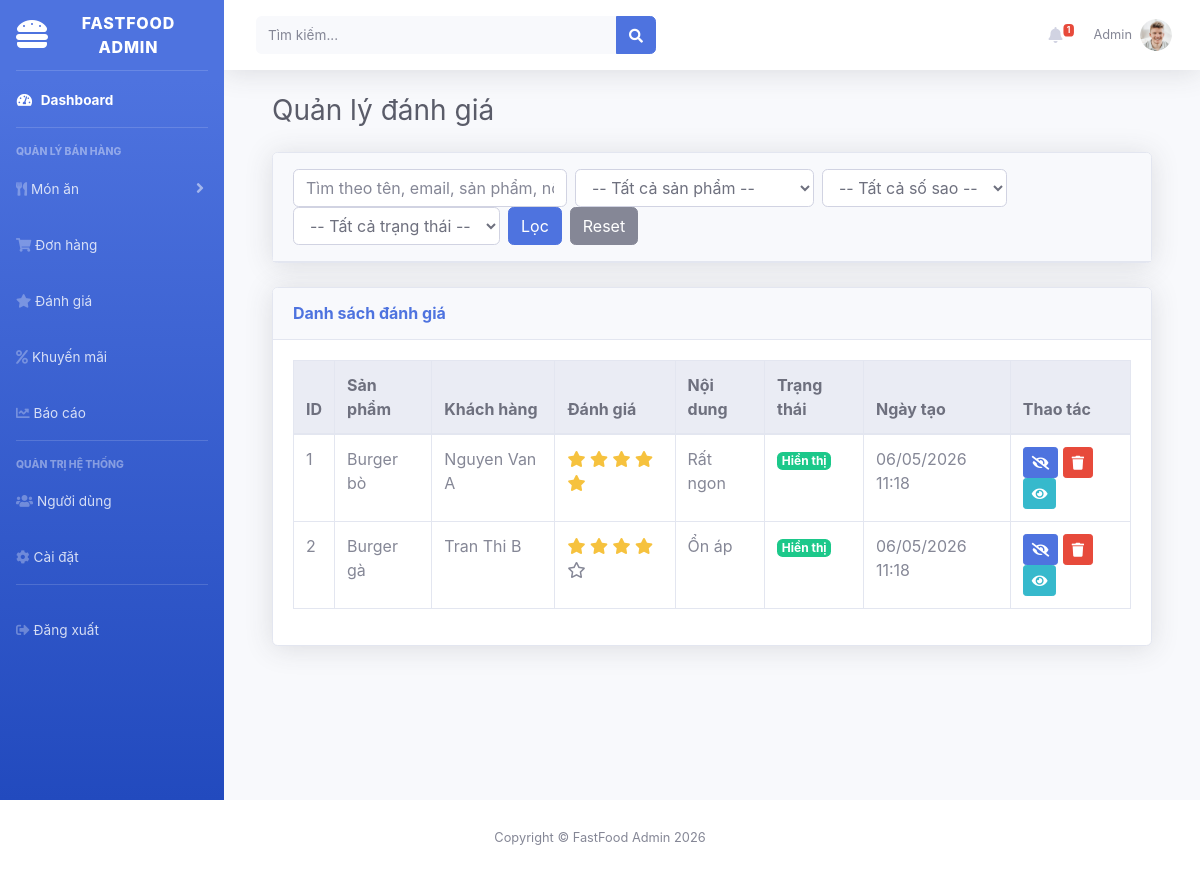
The app's page /admin.php?url=reviews (signed in) with its own data.
### tables this page shows
CREATE TABLE reviews (
    id BIGINT UNSIGNED AUTO_INCREMENT PRIMARY KEY,
    customer_id BIGINT UNSIGNED,
    product_id BIGINT UNSIGNED,
    rating INT,
    comment TEXT,
    images TEXT NULL,
    likes INT DEFAULT 0,
    status TINYINT DEFAULT 1,
    created_at TIMESTAMP NULL,
    updated_at TIMESTAMP NULL,
    FOREIGN KEY (customer_id) REFERENCES customers(id),
    FOREIGN KEY (product_id) REFERENCES products(id)
);

CREATE TABLE products (
    id BIGINT UNSIGNED AUTO_INCREMENT PRIMARY KEY,
    category_id BIGINT UNSIGNED,
    name VARCHAR(150),
    slug VARCHAR(180) UNIQUE,
    description TEXT,
    base_price DECIMAL(12,2),
    image VARCHAR(255),
    is_featured TINYINT DEFAULT 0,
    status TINYINT DEFAULT 1,
    created_at TIMESTAMP NULL,
    updated_at TIMESTAMP NULL,
    FOREIGN KEY (category_id) REFERENCES categories(id)
);

CREATE TABLE customers (
    id BIGINT UNSIGNED AUTO_INCREMENT PRIMARY KEY,
    user_id BIGINT UNSIGNED UNIQUE,
    full_name VARCHAR(100),
    phone VARCHAR(20),
    email VARCHAR(100),
    address TEXT,
    gender ENUM('male','female','other'),
    birthday DATE,
    created_at TIMESTAMP NULL,
    updated_at TIMESTAMP NULL,
    FOREIGN KEY (user_id) REFERENCES users(id)
);

### public/admin.php (called while the page is built, shortened)
<?php
require_once __DIR__ . '/../app/controllers/Admin/ReviewController.php';
$url = $_GET['url'] ?? 'dashboard';
$layout = __DIR__ . '/../resources/views/layouts/admin.php';
switch ($url) {
    case 'reviews':
    $page = $_GET['page'] ?? 1;
    $filters = [
        'search' => $_GET['search'] ?? '',
        'product_id' => $_GET['product_id'] ?? 0,
        'rating' => $_GET['rating'] ?? 0,
        'status' => $_GET['status'] ?? -1
    ];
    $result = getReviews($page, 15, $filters);
    $reviews = $result['data'];
    break;
}
include $layout;

### app/controllers/Admin/ReviewController.php (called while the page is built, shortened)
<?php
function getReviews($page = 1, $limit = 15, $filters = []) {
    $conn = getDB();
    $offset = ($page - 1) * $limit;
    $search = $filters['search'] ?? '';
    $product_id = $filters['product_id'] ?? 0;
    $rating = $filters['rating'] ?? 0;
    $status = isset($filters['status']) ? (int)$filters['status'] : -1;
    $where = " WHERE 1=1 ";
    $params = [];
    $stmt = $conn->prepare("
        SELECT COUNT(*) FROM reviews r
        LEFT JOIN customers c ON r.customer_id = c.id
        LEFT JOIN products p ON r.product_id = p.id
        $where
    ");
    $stmt->execute($params);
    $total = $stmt->fetchColumn();
    $stmt = $conn->prepare("
        SELECT r.*, c.full_name as customer_name,
               p.name as product_name
        FROM reviews r
        LEFT JOIN customers c ON r.customer_id = c.id
        LEFT JOIN products p ON r.product_id = p.id
        $where
        ORDER BY r.id ASC
        LIMIT $limit OFFSET $offset
    ");
    $stmt->execute($params);
    return [
        'data' => $stmt->fetchAll(),
        'total' => $total
    ];
}

### resources/views/pages/admin/reviews.php (the view, shortened to what this page needs)
<div class="container-fluid">
    <div class="d-sm-flex align-items-center justify-content-between mb-4">
        <h1 class="h3 mb-0 text-gray-800">Quản lý đánh giá</h1>
    </div>
    <div class="card shadow mb-4">
        <div class="card-header py-3">
            <form method="GET" class="form-inline">
                <input type="text" name="search" class="form-control mr-2" placeholder="Tìm theo tên, email, sản phẩm, nội dung" value="<?= htmlspecialchars($search ?? '') ?>">
                <select name="product_id" class="form-control mr-2">
                    <option value="0">-- Tất cả sản phẩm --</option>
                </select>
                <select name="rating" class="form-control mr-2">
                    <option value="0">-- Tất cả số sao --</option>
                </select>
                <select name="status" class="form-control mr-2">
                    <option value="-1">-- Tất cả trạng thái --</option>
                </select>
                <button type="submit" class="btn btn-primary">Lọc</button>
                <a href="?page=1" class="btn btn-secondary ml-2">Reset</a>
            </form>
        </div>
    </div>
    <div class="card shadow mb-4">
        <div class="card-header py-3"><h6 class="m-0 font-weight-bold text-primary">Danh sách đánh giá</h6></div>
        <div class="card-body">
            <div class="table-responsive">
                <table class="table table-bordered table-hover">
                    <thead class="thead-light">
                        <tr><th>ID</th><th>Sản phẩm</th><th>Khách hàng</th><th>Đánh giá</th><th>Nội dung</th><th>Trạng thái</th><th>Ngày tạo</th><th>Thao tác</th>
                    </thead>
                    <tbody>
                        <?php if (empty($reviews)): ?>
                            <tr><td colspan="8" class="text-center">Không có đánh giá nào</td></tr>
                        <?php else: ?>
                            <?php foreach ($reviews as $rv): ?>
                            <tr>
                                <td><?= $rv['id'] ?></td>
                                <td><?= htmlspecialchars($rv['product_name'] ?? 'Sản phẩm đã xóa') ?></td>
                                <td><?= htmlspecialchars($rv['customer_name'] ?? 'Khách ẩn danh') ?><br><small><?= htmlspecialchars($rv['email'] ?? '') ?></small></td>
                                <td>
                                    <?php for ($i = 1; $i <= 5; $i++): ?>
                                        <?php if ($i <= $rv['rating']): ?>
                                            <i class="fas fa-star text-warning"></i>
                                        <?php else: ?>
                                            <i class="far fa-star text-muted"></i>
                                        <?php endif; ?>
                                    <?php endfor; ?>
                                 </td>
                                <td><?= nl2br(htmlspecialchars(substr($rv['comment'] ?? '', 0, 100))) ?><?= strlen($rv['comment'] ?? '') > 100 ? '...' : '' ?> </td>
                                <td>
                                    <?php if ($rv['status'] == 1): ?>
                                        <span class="badge badge-success">Hiển thị</span>
                                    <?php else: ?>
                                        <span class="badge badge-secondary">Ẩn</span>
                                    <?php endif; ?>
                                 </td>
                                <td><?= date('d/m/Y H:i', strtotime($rv['created_at'] ?? 'now')) ?> </td>
                                <td>
                                    <form method="POST" style="display:inline-block">
                                        <button type="submit" class="btn btn-sm btn-primary" title="Đổi trạng thái">
                                            <?= $rv['status'] == 1 ? '<i class="fas fa-eye-slash"></i>' : '<i class="fas fa-eye"></i>' ?>
                                        </button>
                                    </form>
                                    <?php if ($rv['status'] == 1): ?>
                                        <a href="?delete=<?= $rv['id'] ?>&<?= http_build_query($_GET) ?>" class="btn btn-sm btn-danger" onclick="return confirm('Ẩn đánh giá này?')"><i class="fas fa-trash"></i></a>
                                    <?php else: ?>
                                        <a href="?restore=<?= $rv['id'] ?>&<?= http_build_query($_GET) ?>" class="btn btn-sm btn-success" onclick="return confirm('Khôi phục đánh giá này?')"><i class="fas fa-undo-alt"></i></a>
                                    <?php endif; ?>
                                    <button class="btn btn-sm btn-info" data-toggle="modal" data-target="#detailModal<?= $rv['id'] ?>"><i class="fas fa-eye"></i></button>
                                  </td>
                            </tr>
                            <?php endforeach; ?>
                        <?php endif; ?>
                    </tbody>
                </table>
            </div>
        </div>
    </div>
</div>

### records on screen
reviews: id "1", product.name "Burger bò", customer.full_name "Nguyen Van A", rating 5 (drawn), comment "Rất ngon", status "Hiển thị", created_at "06/05/2026 11:18"
reviews: id "2", product.name "Burger gà", customer.full_name "Tran Thi B", rating 4 (drawn), comment "Ổn áp", status "Hiển thị", created_at "06/05/2026 11:18"

### other values on screen
$role "ADMIN"
$totalNotifications "1"
$currentUser['name'] "Admin"
